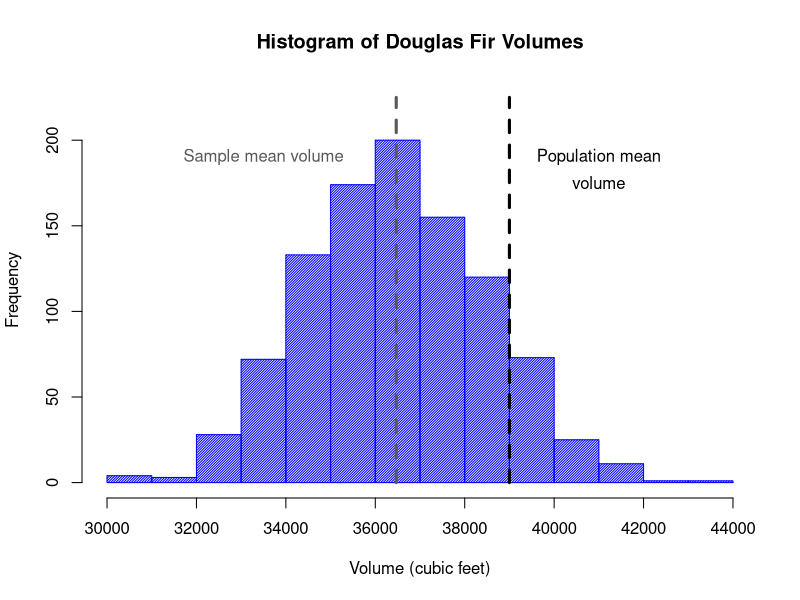
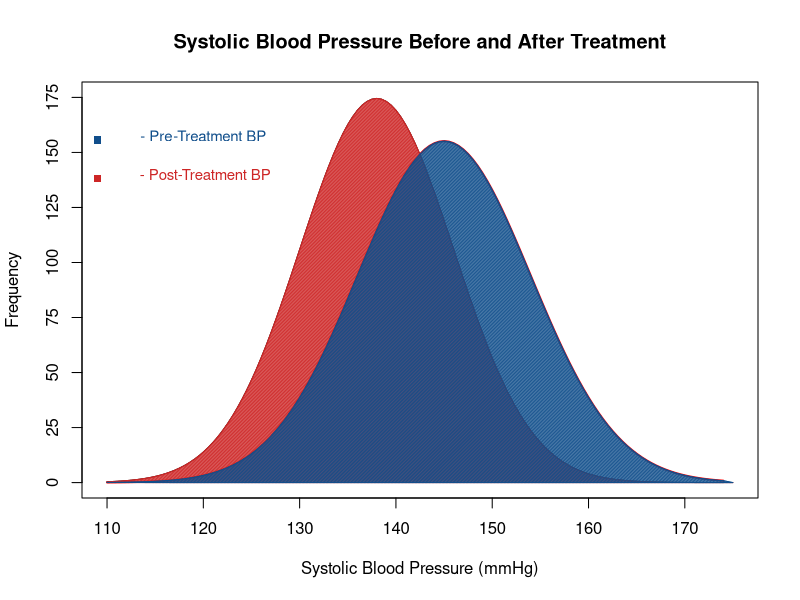

The R script that drew these images, in order:
###############################################################################
# One-Sample t-Test Example
###############################################################################

set.seed(0)
treeVolume <- c(rnorm(1000, mean = 36500, sd = 2000))
t.test(treeVolume, mu = 39000)

hist(treeVolume, freq = TRUE, density = 55, col = "blue",
     breaks = 15, main = "Histogram of Douglas Fir Volumes",
     xlab = "Volume (cubic feet)", xlim = c(30000, 44000),
     ylim = c(0, 225))

segments(39000, 0, 39000, 225, lwd = 3,
         lty = 2)
text(41000, 190, "Population mean")
text(41000, 175, "volume")

segments(mean(treeVolume), 0, mean(treeVolume), 225,
         lwd = 3, lty = 2, col = "gray35")
text(33500, 190, "Sample mean volume", col = "gray35")

###############################################################################
# Paired-Samples Example
###############################################################################

# Let's say that we're measuring systolic
# blood pressures of patients before and
# after treatment with a drug meant to 
# reduce hypertension

set.seed(2820)

# We have 500 patients with a preTreat systolic
# bp of M = 145, SD = 11
preTreat <- c(rnorm(1000, mean = 145, sd = 9))

# And a postTreat systolic bp M = 130
# and SD = 15
postTreat <- c(rnorm(1000, mean = 138, sd = 8))

# Did the treatment reduce hypertension?
t.test(preTreat, postTreat, paired=TRUE)

bloodPressures <- data.frame(Systolic = c(preTreat, postTreat),
                         Treatment = c(rep("Pre-Treatment", 1000), 
                                       rep("Post-Treatment", 1000)))

# Optional histogram using ggplot

# library(ggplot2)
# ggplot(bloodPressures, aes(x = Systolic, fill = Treatment)) +
#   geom_bar(binwidth = 3, colour = "black", position = "identity", alpha = 0.6) + 
#   xlim(117, 174) +
#   xlab("Systolic Blood Pressure (mmHg)") + 
#   ggtitle("Systolic Blood Pressure Before and After Treatment")

x <- seq(from = 110, to = 174, by = 0.5)
y1 <- dnorm(x, mean = 145, sd = 9)
y2 <- dnorm(x, mean = 138, sd = 8)
plot(x, y1, type="l", lwd=2, col="red",
     main="Systolic Blood Pressure Before and After Treatment",
     xlab = "Systolic Blood Pressure (mmHg)",
     ylab = "Frequency", yaxt="n",
     xlim = c(110, 175), ylim = c(0, 0.05))
lines(x, y2)
polygon(c(110,x,175),c(0,y2,0), col="firebrick3", density = 100)
polygon(c(117,x,175),c(0,y1,0), col="dodgerblue4", density = 100)

ylab=c(seq(from=0, to=175, by=25))
y=c(seq(from=0, to=0.05, length.out = 8))
axis(2,at=y,labels=ylab)

text(x = 120, y = 0.045, "- Pre-Treatment BP", col = "dodgerblue4", cex = 0.9)
text(x = 120, y = 0.04, " - Post-Treatment BP", col = "firebrick3", cex = 0.9)
points(109, 0.0445, pch = 15, col = "dodgerblue4")
points(109, 0.0395, pch = 15, col = "firebrick3")

###############################################################################
# Equality of Variance
###############################################################################

# For Levene's Test:
library(car)
leveneTest(bloodPressures$Systolic, bloodPressures$Treatment)

# Or:
var.test(preTreat, postTreat)

###############################################################################
# Implementation in R
###############################################################################

# Independent 2-group t-test
# where y1 and y2 are numeric
set.seed(0)
ClevelandSpending <- rnorm(50, mean = 250, sd = 75)
NYSpending <- rnorm(50, mean = 300, sd = 80)
t.test(ClevelandSpending, NYSpending, var.equal=TRUE)

# Independent 2-group t-test
# where y1 is numeric and y2 is binary
spending <- c(ClevelandSpending, NYSpending)
city <- c(rep("Cleveland", 50), rep("New York", 50))
t.test(spending~city, var.equal=TRUE)

# Independent 2-group t-test
# Equal variances not assumed
t.test(ClevelandSpending, NYSpending, var.equal=FALSE)

# Paired-samples t-test
# where y1 & y2 are numeric
set.seed(2820)
preTreat <- c(rnorm(1000, mean = 145, sd = 9))
postTreat <- c(rnorm(1000, mean = 138, sd = 8))
t.test(preTreat, postTreat, paired=TRUE)

# One-sample t-test
set.seed(0)
treeVolume <- c(rnorm(75, mean = 36500, sd = 2000))
t.test(treeVolume, mu = 39000) # Ho: mu = 39000